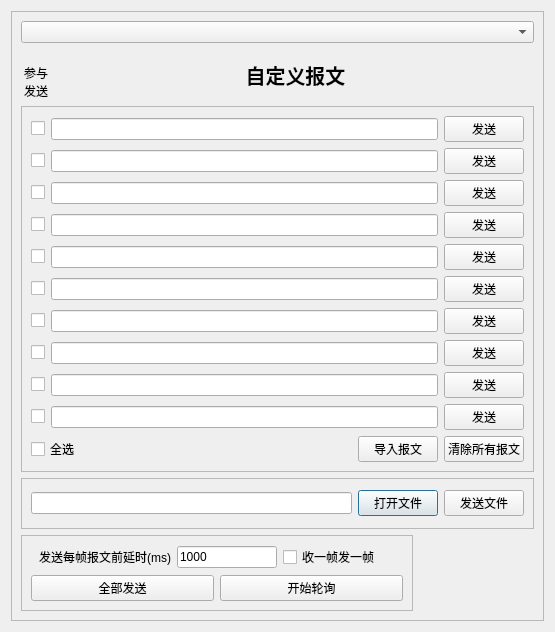
<?xml version="1.0" encoding="UTF-8"?>
<ui version="4.0">
 <class>DialogSendData</class>
 <widget class="QDialog" name="DialogSendData">
  <property name="geometry">
   <rect>
    <x>0</x>
    <y>0</y>
    <width>555</width>
    <height>632</height>
   </rect>
  </property>
  <property name="windowTitle">
   <string>自定义报文</string>
  </property>
  <layout class="QGridLayout" name="gridLayout_2">
   <item row="0" column="0">
    <widget class="QFrame" name="frame">
     <property name="frameShape">
      <enum>QFrame::StyledPanel</enum>
     </property>
     <property name="frameShadow">
      <enum>QFrame::Plain</enum>
     </property>
     <layout class="QGridLayout" name="gridLayout">
      <item row="0" column="0" colspan="2">
       <widget class="QComboBox" name="comboBox"/>
      </item>
      <item row="3" column="0" colspan="2">
       <widget class="QFrame" name="frame_2">
        <property name="frameShape">
         <enum>QFrame::StyledPanel</enum>
        </property>
        <property name="frameShadow">
         <enum>QFrame::Plain</enum>
        </property>
        <layout class="QHBoxLayout" name="horizontalLayout_20">
         <item>
          <widget class="QLineEdit" name="linefiledir"/>
         </item>
         <item>
          <widget class="QPushButton" name="btnopenfile">
           <property name="text">
            <string>打开文件</string>
           </property>
          </widget>
         </item>
         <item>
          <widget class="QPushButton" name="btnsendfile">
           <property name="text">
            <string>发送文件</string>
           </property>
          </widget>
         </item>
        </layout>
       </widget>
      </item>
      <item row="4" column="1">
       <spacer name="horizontalSpacer">
        <property name="orientation">
         <enum>Qt::Horizontal</enum>
        </property>
        <property name="sizeHint" stdset="0">
         <size>
          <width>40</width>
          <height>20</height>
         </size>
        </property>
       </spacer>
      </item>
      <item row="4" column="0">
       <widget class="QFrame" name="frame_4">
        <property name="maximumSize">
         <size>
          <width>400</width>
          <height>16777215</height>
         </size>
        </property>
        <property name="frameShape">
         <enum>QFrame::StyledPanel</enum>
        </property>
        <property name="frameShadow">
         <enum>QFrame::Plain</enum>
        </property>
        <layout class="QVBoxLayout" name="verticalLayout_3">
         <item>
          <layout class="QHBoxLayout" name="horizontalLayout_15">
           <item>
            <widget class="QLabel" name="label_4">
             <property name="minimumSize">
              <size>
               <width>140</width>
               <height>0</height>
              </size>
             </property>
             <property name="maximumSize">
              <size>
               <width>150</width>
               <height>16777215</height>
              </size>
             </property>
             <property name="text">
              <string>发送每帧报文前延时(ms)</string>
             </property>
             <property name="alignment">
              <set>Qt::AlignRight|Qt::AlignTrailing|Qt::AlignVCenter</set>
             </property>
            </widget>
           </item>
           <item>
            <widget class="QLineEdit" name="timeinterval">
             <property name="maximumSize">
              <size>
               <width>100</width>
               <height>16777215</height>
              </size>
             </property>
             <property name="text">
              <string>1000</string>
             </property>
            </widget>
           </item>
           <item>
            <widget class="QCheckBox" name="Cb_recv">
             <property name="minimumSize">
              <size>
               <width>120</width>
               <height>0</height>
              </size>
             </property>
             <property name="text">
              <string>收一帧发一帧</string>
             </property>
            </widget>
           </item>
          </layout>
         </item>
         <item>
          <layout class="QHBoxLayout" name="horizontalLayout_16">
           <item>
            <widget class="QPushButton" name="btnSendAll">
             <property name="minimumSize">
              <size>
               <width>150</width>
               <height>0</height>
              </size>
             </property>
             <property name="text">
              <string>全部发送</string>
             </property>
            </widget>
           </item>
           <item>
            <widget class="QPushButton" name="btnSendcycle">
             <property name="minimumSize">
              <size>
               <width>150</width>
               <height>0</height>
              </size>
             </property>
             <property name="text">
              <string>开始轮询</string>
             </property>
            </widget>
           </item>
          </layout>
         </item>
        </layout>
       </widget>
      </item>
      <item row="2" column="0" colspan="2">
       <widget class="QFrame" name="frame_3">
        <property name="frameShape">
         <enum>QFrame::StyledPanel</enum>
        </property>
        <property name="frameShadow">
         <enum>QFrame::Plain</enum>
        </property>
        <layout class="QVBoxLayout" name="verticalLayout">
         <item>
          <layout class="QHBoxLayout" name="horizontalLayout">
           <item>
            <widget class="QCheckBox" name="checkBox1">
             <property name="text">
              <string/>
             </property>
            </widget>
           </item>
           <item>
            <widget class="QLineEdit" name="linedata1"/>
           </item>
           <item>
            <widget class="QPushButton" name="pushButton_send1">
             <property name="text">
              <string>发送</string>
             </property>
            </widget>
           </item>
          </layout>
         </item>
         <item>
          <layout class="QHBoxLayout" name="horizontalLayout_2">
           <item>
            <widget class="QCheckBox" name="checkBox2">
             <property name="text">
              <string/>
             </property>
            </widget>
           </item>
           <item>
            <widget class="QLineEdit" name="linedata2"/>
           </item>
           <item>
            <widget class="QPushButton" name="pushButton_send2">
             <property name="text">
              <string>发送</string>
             </property>
            </widget>
           </item>
          </layout>
         </item>
         <item>
          <layout class="QHBoxLayout" name="horizontalLayout_3">
           <item>
            <widget class="QCheckBox" name="checkBox3">
             <property name="text">
              <string/>
             </property>
            </widget>
           </item>
           <item>
            <widget class="QLineEdit" name="linedata3"/>
           </item>
           <item>
            <widget class="QPushButton" name="pushButton_send3">
             <property name="text">
              <string>发送</string>
             </property>
            </widget>
           </item>
          </layout>
         </item>
         <item>
          <layout class="QHBoxLayout" name="horizontalLayout_4">
           <item>
            <widget class="QCheckBox" name="checkBox4">
             <property name="text">
              <string/>
             </property>
            </widget>
           </item>
           <item>
            <widget class="QLineEdit" name="linedata4"/>
           </item>
           <item>
            <widget class="QPushButton" name="pushButton_send4">
             <property name="text">
              <string>发送</string>
             </property>
            </widget>
           </item>
          </layout>
         </item>
         <item>
          <layout class="QHBoxLayout" name="horizontalLayout_5">
           <item>
            <widget class="QCheckBox" name="checkBox5">
             <property name="text">
              <string/>
             </property>
            </widget>
           </item>
           <item>
            <widget class="QLineEdit" name="linedata5"/>
           </item>
           <item>
            <widget class="QPushButton" name="pushButton_send5">
             <property name="text">
              <string>发送</string>
             </property>
            </widget>
           </item>
          </layout>
         </item>
         <item>
          <layout class="QHBoxLayout" name="horizontalLayout_6">
           <item>
            <widget class="QCheckBox" name="checkBox6">
             <property name="text">
              <string/>
             </property>
            </widget>
           </item>
           <item>
            <widget class="QLineEdit" name="linedata6"/>
           </item>
           <item>
            <widget class="QPushButton" name="pushButton_send6">
             <property name="text">
              <string>发送</string>
             </property>
            </widget>
           </item>
          </layout>
         </item>
         <item>
          <layout class="QHBoxLayout" name="horizontalLayout_7">
           <item>
            <widget class="QCheckBox" name="checkBox7">
             <property name="text">
              <string/>
             </property>
            </widget>
           </item>
           <item>
            <widget class="QLineEdit" name="linedata7"/>
           </item>
           <item>
            <widget class="QPushButton" name="pushButton_send7">
             <property name="text">
              <string>发送</string>
             </property>
            </widget>
           </item>
          </layout>
         </item>
         <item>
          <layout class="QHBoxLayout" name="horizontalLayout_8">
           <item>
            <widget class="QCheckBox" name="checkBox8">
             <property name="text">
              <string/>
             </property>
            </widget>
           </item>
           <item>
            <widget class="QLineEdit" name="linedata8"/>
           </item>
           <item>
            <widget class="QPushButton" name="pushButton_send8">
             <property name="text">
              <string>发送</string>
             </property>
            </widget>
           </item>
          </layout>
         </item>
         <item>
          <layout class="QHBoxLayout" name="horizontalLayout_9">
           <item>
            <widget class="QCheckBox" name="checkBox9">
             <property name="text">
              <string/>
             </property>
            </widget>
           </item>
           <item>
            <widget class="QLineEdit" name="linedata9"/>
           </item>
           <item>
            <widget class="QPushButton" name="pushButton_send9">
             <property name="text">
              <string>发送</string>
             </property>
            </widget>
           </item>
          </layout>
         </item>
         <item>
          <layout class="QHBoxLayout" name="horizontalLayout_10">
           <item>
            <widget class="QCheckBox" name="checkBox10">
             <property name="text">
              <string/>
             </property>
            </widget>
           </item>
           <item>
            <widget class="QLineEdit" name="linedata10"/>
           </item>
           <item>
            <widget class="QPushButton" name="pushButton_send10">
             <property name="text">
              <string>发送</string>
             </property>
            </widget>
           </item>
          </layout>
         </item>
         <item>
          <layout class="QHBoxLayout" name="horizontalLayout_19">
           <item>
            <widget class="QCheckBox" name="checkBox">
             <property name="text">
              <string>全选</string>
             </property>
            </widget>
           </item>
           <item>
            <spacer name="horizontalSpacer_2">
             <property name="orientation">
              <enum>Qt::Horizontal</enum>
             </property>
             <property name="sizeHint" stdset="0">
              <size>
               <width>40</width>
               <height>20</height>
              </size>
             </property>
            </spacer>
           </item>
           <item>
            <widget class="QPushButton" name="pushButton">
             <property name="text">
              <string>导入报文</string>
             </property>
            </widget>
           </item>
           <item>
            <widget class="QPushButton" name="pushButton_2">
             <property name="text">
              <string>清除所有报文</string>
             </property>
            </widget>
           </item>
          </layout>
         </item>
        </layout>
       </widget>
      </item>
      <item row="1" column="0" colspan="2">
       <layout class="QHBoxLayout" name="horizontalLayout_17">
        <item>
         <widget class="QLabel" name="label">
          <property name="maximumSize">
           <size>
            <width>30</width>
            <height>16777215</height>
           </size>
          </property>
          <property name="text">
           <string>参与发送</string>
          </property>
          <property name="alignment">
           <set>Qt::AlignBottom|Qt::AlignHCenter</set>
          </property>
          <property name="wordWrap">
           <bool>true</bool>
          </property>
         </widget>
        </item>
        <item>
         <widget class="QLabel" name="label_9">
          <property name="minimumSize">
           <size>
            <width>0</width>
            <height>50</height>
           </size>
          </property>
          <property name="maximumSize">
           <size>
            <width>16777215</width>
            <height>16777215</height>
           </size>
          </property>
          <property name="font">
           <font>
            <pointsize>15</pointsize>
            <weight>75</weight>
            <bold>true</bold>
           </font>
          </property>
          <property name="text">
           <string>自定义报文</string>
          </property>
          <property name="alignment">
           <set>Qt::AlignCenter</set>
          </property>
         </widget>
        </item>
       </layout>
      </item>
     </layout>
    </widget>
   </item>
  </layout>
 </widget>
 <resources/>
 <connections/>
</ui>
